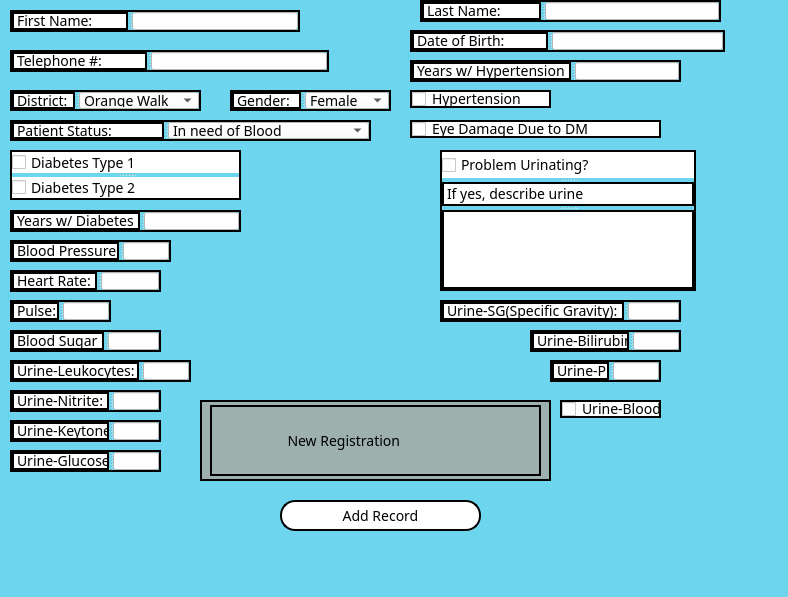
<?xml version="1.0" encoding="UTF-8"?>
<ui version="4.0">
 <class>Form</class>
 <widget class="QWidget" name="Form">
  <property name="geometry">
   <rect>
    <x>0</x>
    <y>0</y>
    <width>788</width>
    <height>597</height>
   </rect>
  </property>
  <property name="windowTitle">
   <string>Form</string>
  </property>
  <property name="styleSheet">
   <string notr="true">*{
    font-family: century gothic;
    font-size: 14px;
}

QToolButton
{
    background: #D1D2D2;
    border-radius: 30px;
}

QLabel
{
    color: black;
}

QPushButton
{
   border: 2px solid black;
   background-color: #D1D2D2;
   border-radius: 15px;
}

QPushButton:hover
{
   color: #D1D2D2;
   border-radius: 15px;
   background: #16A5C3;
}

QFrame
{
  background: #C7D1D1;
  border: 2px solid black
}
QWidget
{
   background-color:   #6dd5ed;
}</string>
  </property>
  <widget class="QSplitter" name="splitter">
   <property name="geometry">
    <rect>
     <x>10</x>
     <y>10</y>
     <width>290</width>
     <height>22</height>
    </rect>
   </property>
   <property name="orientation">
    <enum>Qt::Horizontal</enum>
   </property>
   <widget class="QLabel" name="FNameLabel">
    <property name="styleSheet">
     <string notr="true">QLabel
{
    color: black;
    background-color: white;
}</string>
    </property>
    <property name="text">
     <string>First Name:</string>
    </property>
   </widget>
   <widget class="QLineEdit" name="FNameEdit">
    <property name="styleSheet">
     <string notr="true">QLineEdit
{
    color: black;
    background-color: white;
}</string>
    </property>
   </widget>
  </widget>
  <widget class="QSplitter" name="splitter_2">
   <property name="geometry">
    <rect>
     <x>420</x>
     <y>0</y>
     <width>301</width>
     <height>22</height>
    </rect>
   </property>
   <property name="orientation">
    <enum>Qt::Horizontal</enum>
   </property>
   <widget class="QLabel" name="LNameLabel">
    <property name="styleSheet">
     <string notr="true">QLabel
{
    color: black;
    background-color: white;
}</string>
    </property>
    <property name="text">
     <string>Last Name:</string>
    </property>
   </widget>
   <widget class="QLineEdit" name="LNameEdit">
    <property name="styleSheet">
     <string notr="true">QLineEdit
{
    color: black;
    background-color: white;
}</string>
    </property>
   </widget>
  </widget>
  <widget class="QSplitter" name="splitter_3">
   <property name="geometry">
    <rect>
     <x>10</x>
     <y>50</y>
     <width>319</width>
     <height>22</height>
    </rect>
   </property>
   <property name="orientation">
    <enum>Qt::Horizontal</enum>
   </property>
   <widget class="QLabel" name="label">
    <property name="styleSheet">
     <string notr="true">QLabel
{
    color: black;
    background-color: white;
}</string>
    </property>
    <property name="text">
     <string>Telephone #:</string>
    </property>
   </widget>
   <widget class="QLineEdit" name="lineEdit">
    <property name="styleSheet">
     <string notr="true">QLineEdit
{
    color: black;
    background-color: white;
}</string>
    </property>
   </widget>
  </widget>
  <widget class="QSplitter" name="splitter_4">
   <property name="geometry">
    <rect>
     <x>410</x>
     <y>30</y>
     <width>315</width>
     <height>22</height>
    </rect>
   </property>
   <property name="orientation">
    <enum>Qt::Horizontal</enum>
   </property>
   <widget class="QLabel" name="DOBLabel">
    <property name="styleSheet">
     <string notr="true">QLabel
{
    color: black;
    background-color: white;
}</string>
    </property>
    <property name="text">
     <string>Date of Birth:</string>
    </property>
   </widget>
   <widget class="QLineEdit" name="DOBEdit">
    <property name="styleSheet">
     <string notr="true">QLineEdit
{
    color: black;
    background-color: white;
}</string>
    </property>
   </widget>
  </widget>
  <widget class="QCheckBox" name="eyeDamageBox">
   <property name="geometry">
    <rect>
     <x>410</x>
     <y>120</y>
     <width>251</width>
     <height>18</height>
    </rect>
   </property>
   <property name="styleSheet">
    <string notr="true">QCheckBox
{
    color: black;
    background-color: white;
    border: 2px solid black
}</string>
   </property>
   <property name="text">
    <string>Eye Damage Due to DM</string>
   </property>
  </widget>
  <widget class="QCheckBox" name="checkBox">
   <property name="geometry">
    <rect>
     <x>410</x>
     <y>90</y>
     <width>141</width>
     <height>18</height>
    </rect>
   </property>
   <property name="styleSheet">
    <string notr="true">QCheckBox
{
    color: black;
    background-color: white;
    border: 2px solid black
}</string>
   </property>
   <property name="text">
    <string>Hypertension</string>
   </property>
  </widget>
  <widget class="QSplitter" name="splitter_14">
   <property name="geometry">
    <rect>
     <x>10</x>
     <y>300</y>
     <width>101</width>
     <height>22</height>
    </rect>
   </property>
   <property name="orientation">
    <enum>Qt::Horizontal</enum>
   </property>
   <widget class="QLabel" name="label_5">
    <property name="styleSheet">
     <string notr="true">QLabel
{
    color: black;
    background-color: white;
}</string>
    </property>
    <property name="text">
     <string>Pulse:</string>
    </property>
   </widget>
   <widget class="QLineEdit" name="lineEdit_4">
    <property name="styleSheet">
     <string notr="true">QLineEdit
{
    color: black;
    background-color: white;
}</string>
    </property>
   </widget>
  </widget>
  <widget class="QSplitter" name="splitter_15">
   <property name="geometry">
    <rect>
     <x>10</x>
     <y>330</y>
     <width>151</width>
     <height>22</height>
    </rect>
   </property>
   <property name="orientation">
    <enum>Qt::Horizontal</enum>
   </property>
   <widget class="QLabel" name="label_6">
    <property name="styleSheet">
     <string notr="true">QLabel
{
    color: black;
    background-color: white;
}</string>
    </property>
    <property name="text">
     <string>Blood Sugar</string>
    </property>
   </widget>
   <widget class="QLineEdit" name="lineEdit_5">
    <property name="styleSheet">
     <string notr="true">QLineEdit
{
    color: black;
    background-color: white;
}</string>
    </property>
   </widget>
  </widget>
  <widget class="QSplitter" name="splitter_16">
   <property name="geometry">
    <rect>
     <x>10</x>
     <y>360</y>
     <width>181</width>
     <height>22</height>
    </rect>
   </property>
   <property name="orientation">
    <enum>Qt::Horizontal</enum>
   </property>
   <widget class="QLabel" name="label_7">
    <property name="styleSheet">
     <string notr="true">QLabel
{
    color: black;
    background-color: white;
}</string>
    </property>
    <property name="text">
     <string>Urine-Leukocytes:</string>
    </property>
   </widget>
   <widget class="QLineEdit" name="lineEdit_6">
    <property name="styleSheet">
     <string notr="true">QLineEdit
{
    color: black;
    background-color: white;
}</string>
    </property>
   </widget>
  </widget>
  <widget class="QSplitter" name="splitter_17">
   <property name="geometry">
    <rect>
     <x>10</x>
     <y>390</y>
     <width>151</width>
     <height>22</height>
    </rect>
   </property>
   <property name="orientation">
    <enum>Qt::Horizontal</enum>
   </property>
   <widget class="QLabel" name="label_8">
    <property name="styleSheet">
     <string notr="true">QLabel
{
    color: black;
    background-color: white;
}</string>
    </property>
    <property name="text">
     <string>Urine-Nitrite:</string>
    </property>
   </widget>
   <widget class="QLineEdit" name="lineEdit_7">
    <property name="styleSheet">
     <string notr="true">QLineEdit
{
    color: black;
    background-color: white;
}</string>
    </property>
   </widget>
  </widget>
  <widget class="QSplitter" name="splitter_18">
   <property name="geometry">
    <rect>
     <x>440</x>
     <y>300</y>
     <width>241</width>
     <height>22</height>
    </rect>
   </property>
   <property name="orientation">
    <enum>Qt::Horizontal</enum>
   </property>
   <widget class="QLabel" name="label_9">
    <property name="styleSheet">
     <string notr="true">QLabel
{
    color: black;
    background-color: white;
}</string>
    </property>
    <property name="text">
     <string>Urine-SG(Specific Gravity):</string>
    </property>
   </widget>
   <widget class="QLineEdit" name="lineEdit_8">
    <property name="styleSheet">
     <string notr="true">QLineEdit
{
    color: black;
    background-color: white;
}</string>
    </property>
   </widget>
  </widget>
  <widget class="QSplitter" name="splitter_19">
   <property name="geometry">
    <rect>
     <x>10</x>
     <y>450</y>
     <width>151</width>
     <height>22</height>
    </rect>
   </property>
   <property name="orientation">
    <enum>Qt::Horizontal</enum>
   </property>
   <widget class="QLabel" name="label_10">
    <property name="styleSheet">
     <string notr="true">QLabel
{
    color: black;
    background-color: white;
}</string>
    </property>
    <property name="text">
     <string>Urine-Glucose:</string>
    </property>
   </widget>
   <widget class="QLineEdit" name="lineEdit_9">
    <property name="styleSheet">
     <string notr="true">QLineEdit
{
    color: black;
    background-color: white;
}</string>
    </property>
   </widget>
  </widget>
  <widget class="QSplitter" name="splitter_20">
   <property name="geometry">
    <rect>
     <x>530</x>
     <y>330</y>
     <width>151</width>
     <height>22</height>
    </rect>
   </property>
   <property name="orientation">
    <enum>Qt::Horizontal</enum>
   </property>
   <widget class="QLabel" name="label_11">
    <property name="styleSheet">
     <string notr="true">QLabel
{
    color: black;
    background-color: white;
}</string>
    </property>
    <property name="text">
     <string>Urine-Bilirubin</string>
    </property>
   </widget>
   <widget class="QLineEdit" name="lineEdit_10">
    <property name="styleSheet">
     <string notr="true">QLineEdit
{
    color: black;
    background-color: white;
}</string>
    </property>
   </widget>
  </widget>
  <widget class="QSplitter" name="splitter_21">
   <property name="geometry">
    <rect>
     <x>550</x>
     <y>360</y>
     <width>111</width>
     <height>22</height>
    </rect>
   </property>
   <property name="orientation">
    <enum>Qt::Horizontal</enum>
   </property>
   <widget class="QLabel" name="label_12">
    <property name="styleSheet">
     <string notr="true">QLabel
{
    color: black;
    background-color: white;
}</string>
    </property>
    <property name="text">
     <string>Urine-PH:</string>
    </property>
   </widget>
   <widget class="QLineEdit" name="lineEdit_11">
    <property name="styleSheet">
     <string notr="true">QLineEdit
{
    color: black;
    background-color: white;
}</string>
    </property>
   </widget>
  </widget>
  <widget class="QSplitter" name="splitter_22">
   <property name="geometry">
    <rect>
     <x>10</x>
     <y>420</y>
     <width>151</width>
     <height>22</height>
    </rect>
   </property>
   <property name="orientation">
    <enum>Qt::Horizontal</enum>
   </property>
   <widget class="QLabel" name="label_13">
    <property name="styleSheet">
     <string notr="true">QLabel
{
    color: black;
    background-color: white;
}</string>
    </property>
    <property name="text">
     <string>Urine-Keytones:</string>
    </property>
   </widget>
   <widget class="QLineEdit" name="lineEdit_12">
    <property name="styleSheet">
     <string notr="true">QLineEdit
{
    color: black;
    background-color: white;
}</string>
    </property>
   </widget>
  </widget>
  <widget class="QCheckBox" name="checkBox_3">
   <property name="geometry">
    <rect>
     <x>560</x>
     <y>400</y>
     <width>101</width>
     <height>18</height>
    </rect>
   </property>
   <property name="styleSheet">
    <string notr="true">QCheckBox
{
    color: black;
    background-color: white;
    border: 2px solid black
}</string>
   </property>
   <property name="text">
    <string>Urine-Blood</string>
   </property>
  </widget>
  <widget class="QPushButton" name="pushButton">
   <property name="geometry">
    <rect>
     <x>280</x>
     <y>500</y>
     <width>201</width>
     <height>31</height>
    </rect>
   </property>
   <property name="styleSheet">
    <string notr="true">QPushButton
{
    color: black;
    background-color: white;
}</string>
   </property>
   <property name="text">
    <string>Add Record</string>
   </property>
  </widget>
  <widget class="QFrame" name="frame">
   <property name="geometry">
    <rect>
     <x>200</x>
     <y>400</y>
     <width>351</width>
     <height>81</height>
    </rect>
   </property>
   <property name="styleSheet">
    <string notr="true">QFrame
{
   background: #9db0ad;
}</string>
   </property>
   <property name="frameShape">
    <enum>QFrame::StyledPanel</enum>
   </property>
   <property name="frameShadow">
    <enum>QFrame::Raised</enum>
   </property>
   <widget class="QLabel" name="label_14">
    <property name="geometry">
     <rect>
      <x>10</x>
      <y>5</y>
      <width>331</width>
      <height>71</height>
     </rect>
    </property>
    <property name="text">
     <string>                    New Registration</string>
    </property>
   </widget>
  </widget>
  <widget class="QSplitter" name="splitter_5">
   <property name="geometry">
    <rect>
     <x>10</x>
     <y>90</y>
     <width>191</width>
     <height>21</height>
    </rect>
   </property>
   <property name="orientation">
    <enum>Qt::Horizontal</enum>
   </property>
   <widget class="QLabel" name="DistrictLabel">
    <property name="styleSheet">
     <string notr="true">QLabel
{
    color: black;
    background-color: white;
}</string>
    </property>
    <property name="text">
     <string>District:</string>
    </property>
   </widget>
   <widget class="QComboBox" name="DistrictCombo">
    <property name="styleSheet">
     <string notr="true">QComboBox
{
    color: black;
    background-color: white;
}</string>
    </property>
    <item>
     <property name="text">
      <string>Orange Walk</string>
     </property>
    </item>
    <item>
     <property name="text">
      <string>Cayo</string>
     </property>
    </item>
    <item>
     <property name="text">
      <string>Belize</string>
     </property>
    </item>
    <item>
     <property name="text">
      <string>Stann Creek</string>
     </property>
    </item>
    <item>
     <property name="text">
      <string>Toledo</string>
     </property>
    </item>
    <item>
     <property name="text">
      <string>Corozal</string>
     </property>
    </item>
    <item>
     <property name="text">
      <string>Other</string>
     </property>
    </item>
   </widget>
  </widget>
  <widget class="QSplitter" name="splitter_6">
   <property name="geometry">
    <rect>
     <x>230</x>
     <y>90</y>
     <width>161</width>
     <height>21</height>
    </rect>
   </property>
   <property name="orientation">
    <enum>Qt::Horizontal</enum>
   </property>
   <widget class="QLabel" name="GenderLabel">
    <property name="styleSheet">
     <string notr="true">QLabel
{
    color: black;
    background-color: white;
}</string>
    </property>
    <property name="text">
     <string>Gender:</string>
    </property>
   </widget>
   <widget class="QComboBox" name="GenderCombo">
    <property name="styleSheet">
     <string notr="true">QComboBox
{
    color: black;
    background-color: white;
}</string>
    </property>
    <item>
     <property name="text">
      <string>Female</string>
     </property>
    </item>
    <item>
     <property name="text">
      <string>Male</string>
     </property>
    </item>
   </widget>
  </widget>
  <widget class="QSplitter" name="splitter_7">
   <property name="geometry">
    <rect>
     <x>10</x>
     <y>120</y>
     <width>361</width>
     <height>21</height>
    </rect>
   </property>
   <property name="orientation">
    <enum>Qt::Horizontal</enum>
   </property>
   <widget class="QLabel" name="PatientLabel">
    <property name="styleSheet">
     <string notr="true">QLabel
{
    color: black;
    background-color: white;
}</string>
    </property>
    <property name="text">
     <string>Patient Status:</string>
    </property>
   </widget>
   <widget class="QComboBox" name="PatientCombo">
    <property name="styleSheet">
     <string notr="true">QComboBox
{
    color: black;
    background-color: white;
}</string>
    </property>
    <item>
     <property name="text">
      <string>In need of Blood</string>
     </property>
    </item>
    <item>
     <property name="text">
      <string>On Treatment</string>
     </property>
    </item>
    <item>
     <property name="text">
      <string>Deceased</string>
     </property>
    </item>
    <item>
     <property name="text">
      <string>New Patient</string>
     </property>
    </item>
   </widget>
  </widget>
  <widget class="QSplitter" name="splitter_8">
   <property name="geometry">
    <rect>
     <x>10</x>
     <y>210</y>
     <width>231</width>
     <height>22</height>
    </rect>
   </property>
   <property name="orientation">
    <enum>Qt::Horizontal</enum>
   </property>
   <widget class="QLabel" name="diabetesLabel">
    <property name="styleSheet">
     <string notr="true">QLabel
{
    color: black;
    background-color: white;
}</string>
    </property>
    <property name="text">
     <string>Years w/ Diabetes</string>
    </property>
   </widget>
   <widget class="QLineEdit" name="diabetesEdit">
    <property name="styleSheet">
     <string notr="true">QLineEdit
{
    color: black;
    background-color: white;
}</string>
    </property>
   </widget>
  </widget>
  <widget class="QSplitter" name="splitter_9">
   <property name="geometry">
    <rect>
     <x>10</x>
     <y>150</y>
     <width>231</width>
     <height>50</height>
    </rect>
   </property>
   <property name="orientation">
    <enum>Qt::Vertical</enum>
   </property>
   <widget class="QCheckBox" name="Type1Box">
    <property name="styleSheet">
     <string notr="true">QCheckBox
{
    color: black;
    background-color: white;
}</string>
    </property>
    <property name="text">
     <string>Diabetes Type 1</string>
    </property>
   </widget>
   <widget class="QCheckBox" name="Type2Box">
    <property name="styleSheet">
     <string notr="true">QCheckBox
{
    color: black;
    background-color: white;
}</string>
    </property>
    <property name="text">
     <string>Diabetes Type 2</string>
    </property>
   </widget>
  </widget>
  <widget class="QSplitter" name="splitter_10">
   <property name="geometry">
    <rect>
     <x>410</x>
     <y>60</y>
     <width>271</width>
     <height>22</height>
    </rect>
   </property>
   <property name="orientation">
    <enum>Qt::Horizontal</enum>
   </property>
   <widget class="QLabel" name="hyperLabel">
    <property name="styleSheet">
     <string notr="true">QLabel
{
    color: black;
    background-color: white;
}</string>
    </property>
    <property name="text">
     <string>Years w/ Hypertension</string>
    </property>
   </widget>
   <widget class="QLineEdit" name="hyperEdit">
    <property name="styleSheet">
     <string notr="true">QLineEdit
{
    color: black;
    background-color: white;
}</string>
    </property>
   </widget>
  </widget>
  <widget class="QSplitter" name="splitter_11">
   <property name="geometry">
    <rect>
     <x>440</x>
     <y>150</y>
     <width>256</width>
     <height>141</height>
    </rect>
   </property>
   <property name="orientation">
    <enum>Qt::Vertical</enum>
   </property>
   <widget class="QCheckBox" name="checkBox_2">
    <property name="styleSheet">
     <string notr="true">QCheckBox
{
    color: black;
    background-color: white;
}</string>
    </property>
    <property name="text">
     <string>Problem Urinating?</string>
    </property>
   </widget>
   <widget class="QLabel" name="label_3">
    <property name="styleSheet">
     <string notr="true">QLabel
{
    color: black;
    background-color: white;
}</string>
    </property>
    <property name="text">
     <string>If yes, describe urine</string>
    </property>
   </widget>
   <widget class="QTextEdit" name="textEdit">
    <property name="styleSheet">
     <string notr="true">QTextEdit
{
    color: black;
    background-color: white;
}</string>
    </property>
   </widget>
  </widget>
  <widget class="QSplitter" name="splitter_12">
   <property name="geometry">
    <rect>
     <x>10</x>
     <y>240</y>
     <width>161</width>
     <height>22</height>
    </rect>
   </property>
   <property name="orientation">
    <enum>Qt::Horizontal</enum>
   </property>
   <widget class="QLabel" name="label_4">
    <property name="styleSheet">
     <string notr="true">QLabel
{
    color: black;
    background-color: white;
}</string>
    </property>
    <property name="text">
     <string>Blood Pressure</string>
    </property>
   </widget>
   <widget class="QLineEdit" name="lineEdit_3">
    <property name="styleSheet">
     <string notr="true">QLineEdit
{
    color: black;
    background-color: white;
}</string>
    </property>
   </widget>
  </widget>
  <widget class="QSplitter" name="splitter_13">
   <property name="geometry">
    <rect>
     <x>10</x>
     <y>270</y>
     <width>151</width>
     <height>22</height>
    </rect>
   </property>
   <property name="orientation">
    <enum>Qt::Horizontal</enum>
   </property>
   <widget class="QLabel" name="label_2">
    <property name="styleSheet">
     <string notr="true">QLabel
{
    color: black;
    background-color: white;
}</string>
    </property>
    <property name="text">
     <string>Heart Rate:</string>
    </property>
   </widget>
   <widget class="QLineEdit" name="lineEdit_2">
    <property name="styleSheet">
     <string notr="true">QLineEdit
{
    color: black;
    background-color: white;
}</string>
    </property>
   </widget>
  </widget>
 </widget>
 <resources/>
 <connections/>
</ui>
